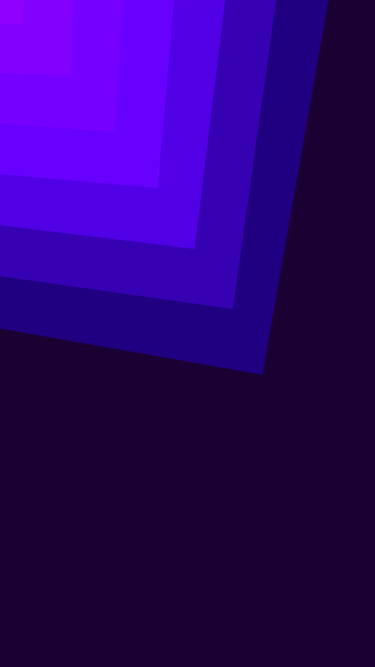
Frame 1 (no input)
Frame 60 (no input): identical to frame 1, image omitted
Frame 120 (the mouse pressed at the canvas centre since frame 60): identical to frame 1, image omitted

The p5.js sketch that drew this single still picture (run headless with seeded random() and noise() and a simulated clock; from frame 60 on, the mouse is pressed at the canvas centre):

// p5.js sketch
// ── sketch.js
//WIP

let h = 180;
let s = 250;
let b = 100;

function setup(){
  createCanvas(375,667);

  colorMode(HSB);
}

  
function draw() {
  background(270,250,20);
  h = 255;
  s = 250;
  b = 50;
  
  noStroke();
  rectMode(CENTER);
  let rot = map(rotationY,-90,90,-45,45);
  for(let i = height ; i > 20; i = i - 100){
    fill(h,s,b);
    push();
    rotate(radians(rot + (i>>6)));      
    rect(0,0,20-i,20-i);
    pop();

    h = h + 3.15;
    s = s - 17;
    b = b + (20-rot);
  }
}
